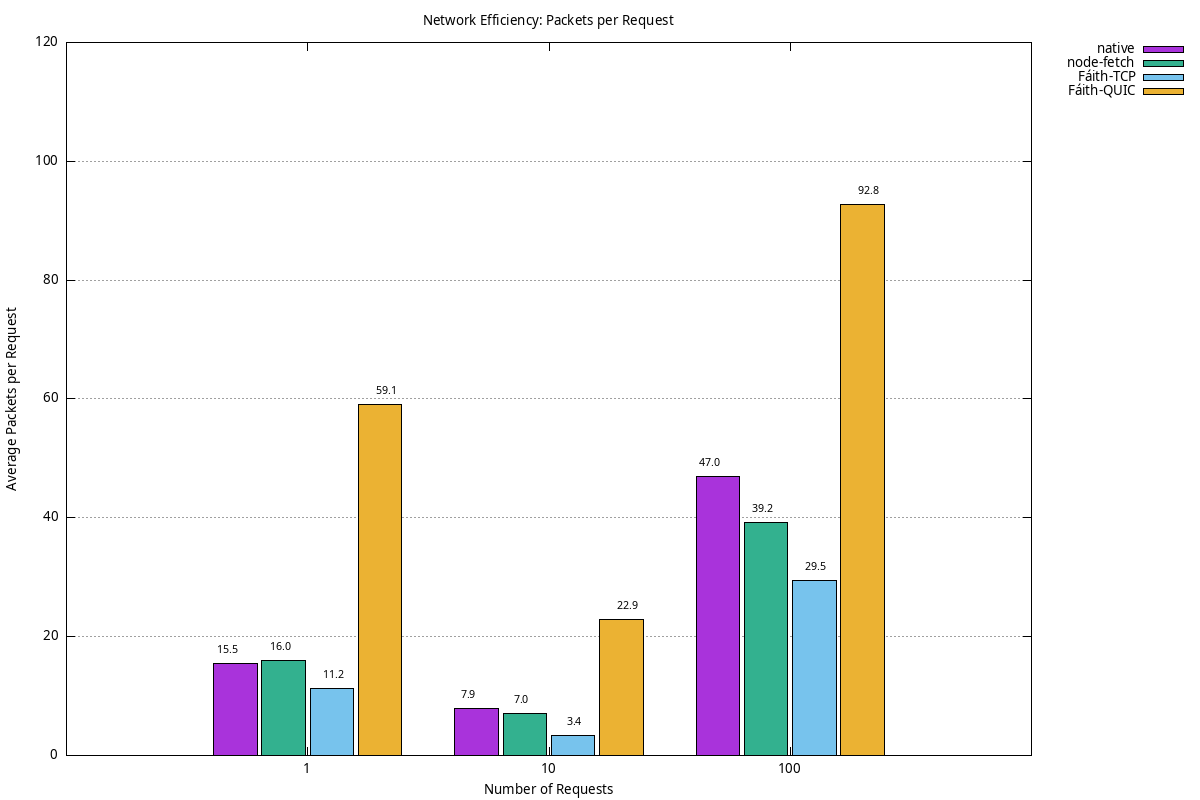

Write the gnuplot code that produced this figure.
set terminal png size 1200,800 font "sans,10" enhanced
set output 'charts/packet_efficiency.png'
set title 'Network Efficiency: Packets per Request'
set xlabel 'Number of Requests'
set ylabel 'Average Packets per Request'
set grid ytics
set key outside right top
set style data histograms
set style histogram clustered gap 1
set style fill solid 0.8 border -1
set boxwidth 0.9
set offset 0,0,graph 0.15,0
set xtics ("1" 0, "10" 1, "100" 2)


plot 'charts/packet_efficiency_data.txt' using 2:xtic(1) title 'native', \
     '' using 3 title 'node-fetch', \
     '' using 4 title 'Fáith-TCP', \
     '' using 5 title 'Fáith-QUIC', \
     '' using ($0-0.33):2:(sprintf("%.1f",$2)) with labels center offset 0,1 font ",8" notitle, \
     '' using ($0-0.11):3:(sprintf("%.1f",$3)) with labels center offset 0,1 font ",8" notitle, \
     '' using ($0+0.11):4:(sprintf("%.1f",$4)) with labels center offset 0,1 font ",8" notitle, \
     '' using ($0+0.33):5:(sprintf("%.1f",$5)) with labels center offset 0,1 font ",8" notitle
